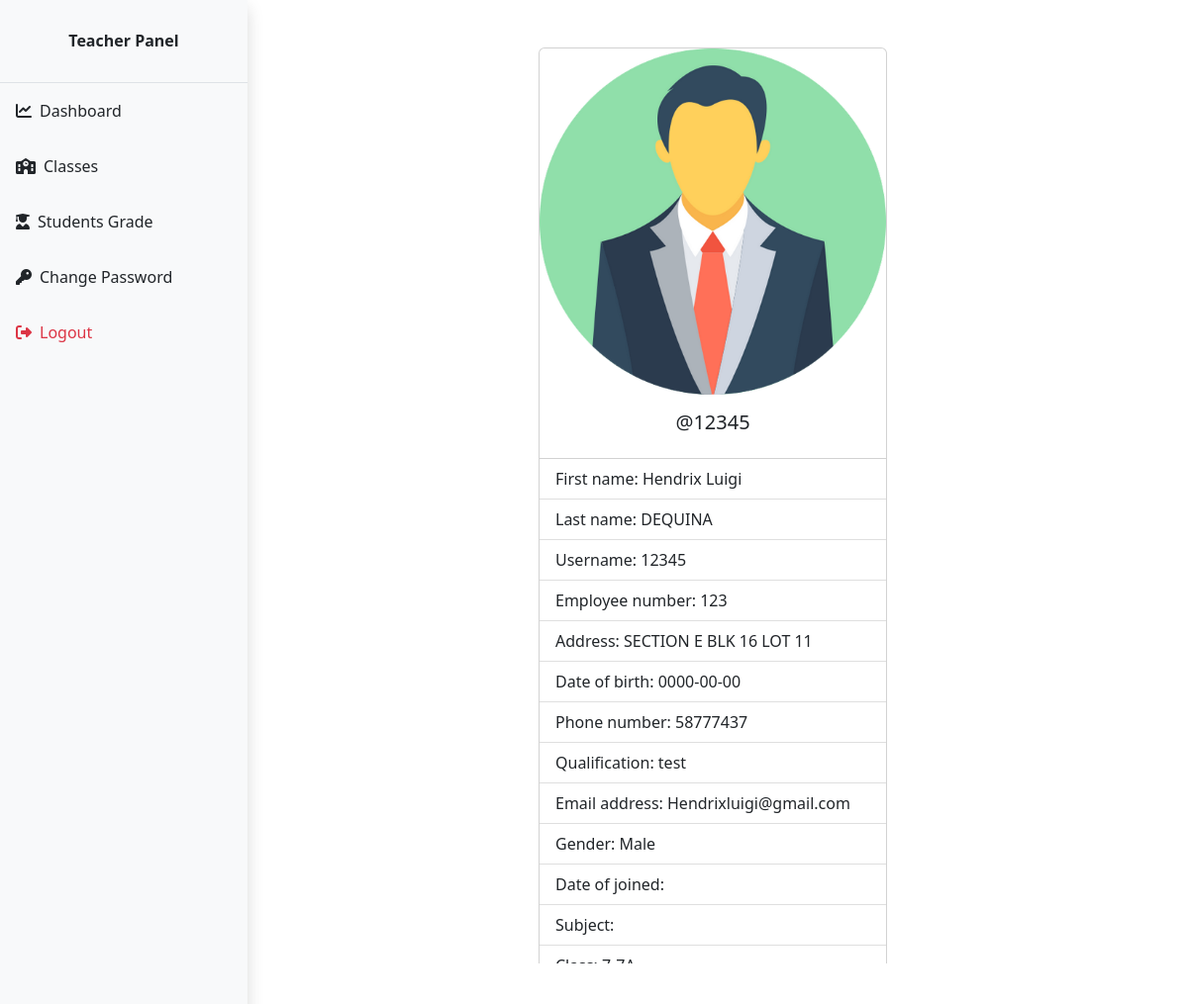
Screenshot of /Teacher/index.php (signed in) with the database file from the repository.
### tables this page shows
CREATE TABLE `teachers` (
  `teacher_id` int(11) NOT NULL,
  `fname` varchar(255) DEFAULT NULL,
  `gender` enum('Male','Female') DEFAULT NULL,
  `email_address` varchar(255) DEFAULT NULL,
  `position` varchar(255) DEFAULT NULL,
  `lname` varchar(255) NOT NULL,
  `username` varchar(255) NOT NULL,
  `password` varchar(255) NOT NULL,
  `address` text DEFAULT NULL,
  `employee_number` varchar(255) NOT NULL,
  `phone_number` varchar(15) DEFAULT 'N/A',
  `qualification` varchar(255) DEFAULT 'N/A',
  `date_of_birth` date DEFAULT NULL,
  `subject` varchar(255) DEFAULT 'N/A',
  `class` varchar(255) DEFAULT 'N/A'
);

### Teacher/data/teacher.php (called while the page is built)
<?php
function getTeacherById($teacher_id, $conn){
   $sql = "SELECT * FROM teachers
           WHERE teacher_id=?";
   $stmt = $conn->prepare($sql);
   $stmt->execute([$teacher_id]);
   if ($stmt->rowCount() == 1) {
     $teacher = $stmt->fetch();
     return $teacher;
   }else {
    return 0;
   }
}

### Teacher/data/class.php (called while the page is built, shortened)
<?php
function getClassById($class_id, $conn){
   $sql = "SELECT * FROM class
           WHERE class_id=?";
   $stmt = $conn->prepare($sql);
   $stmt->execute([$class_id]);
   if ($stmt->rowCount() == 1) {
     $class = $stmt->fetch();
     return $class;
   }else {
    return 0;
   }
}

### Teacher/data/grade.php (called while the page is built, shortened)
<?php
function getGradeById($grade_id, $conn){
   $sql = "SELECT * FROM grades
           WHERE grade_id=?";
   $stmt = $conn->prepare($sql);
   $stmt->execute([$grade_id]);
   if ($stmt->rowCount() == 1) {
     $grade = $stmt->fetch();
     return $grade;
   }else {
    return 0;
   }
}

### Teacher/data/section.php (called while the page is built, shortened)
<?php
function getSectioById($section_id, $conn){
   $sql = "SELECT * FROM section
           WHERE section_id=?";
   $stmt = $conn->prepare($sql);
   $stmt->execute([$section_id]);
   if ($stmt->rowCount() == 1) {
     $section = $stmt->fetch();
     return $section;
   }else {
    return 0;
   }
}

### Teacher/index.php (the view, shortened to what this page needs)
<?php
if (isset($_SESSION['teacher_id']) &&
    isset($_SESSION['role'])) {
    if ($_SESSION['role'] == 'Teacher') {
       include "../DB_connection.php";
       include "data/teacher.php";
       include "data/grade.php";
       include "data/section.php";
       include "data/class.php";
       $teacher_id = $_SESSION['teacher_id'];
       $teacher = getTeacherById($teacher_id, $conn);
 ?>
<!DOCTYPE html>
<html lang="en">
<head>
  <link rel="stylesheet" href="https://cdn.jsdelivr.net/npm/bootstrap@5.2.0/dist/css/bootstrap.min.css">
  <link rel="stylesheet" href="../css/style.css">
  <link rel="stylesheet" href="../admin/css/admin.css">
</head>
<body>
    <?php
        include "inc/navbar.php";
        if ($teacher != 0) {
     ?>
     <div class="container mt-5">
         <div class="card" style="width: 22rem;">
          <img src="../img/teacher-<?=$teacher['gender']?>.png" class="card-img-top" alt="...">
          <div class="card-body">
            <h5 class="card-title text-center">@<?=$teacher['username']?></h5>
          </div>
          <ul class="list-group list-group-flush">
            <li class="list-group-item">First name: <?=$teacher['fname']?></li>
            <li class="list-group-item">Last name: <?=$teacher['lname']?></li>
            <li class="list-group-item">Username: <?=$teacher['username']?></li>
            <li class="list-group-item">Employee number: <?=$teacher['employee_number']?></li>
            <li class="list-group-item">Address: <?=$teacher['address']?></li>
            <li class="list-group-item">Date of birth: <?=$teacher['date_of_birth']?></li>
            <li class="list-group-item">Phone number: <?=$teacher['phone_number']?></li>
            <li class="list-group-item">Qualification: <?=$teacher['qualification']?></li>
            <li class="list-group-item">Email address: <?=$teacher['email_address']?></li>
            <li class="list-group-item">Gender: <?=$teacher['gender']?></li>
            <li class="list-group-item">Date of joined: <?=$teacher['date_of_joined']?></li>
            <li class="list-group-item">Subject:
            </li>
            <li class="list-group-item">Class:
                  <?php
                     $c = '';
                     $classes = str_split(trim($teacher['class']));
                     foreach ($classes as $class_id) {
                         $class = getClassById($class_id, $conn);
                        $c_temp = getGradeById($class['grade'], $conn);
                        $section = getSectioById($class['section'], $conn);
                        if ($c_temp != 0)
                          $c .=$c_temp['grade_code'].'-'.
                               $c_temp['grade'].$section['section'].', ';
                     }
                     echo $c;
                  ?>
            </li>
          </ul>
        </div>
     </div>
     <?php
        }else {
          header("Location: logout.php?error=An error occurred");
          exit;
        }
     ?>
</body>
</html>
<?php
  }else {
    header("Location: ../login.php");
    exit;
  }
}else {
	header("Location: ../login.php");
	exit;
}
?>

### css/style.css (style rules this page uses)
body, html { height: 100%; margin: 0; overflow: hidden; }

### admin/css/admin.css (style rules this page uses)
body { margin: 0; padding: 0; display: flex; }

### Teacher/index.php (style rules this page uses)
body { overflow-y: auto; }
.container { max-height: 90vh; overflow-y: auto; }
body { margin: 0; padding: 0; display: flex; }

### rows the page displays
teachers: gender (picture), username "12345", fname "Hendrix Luigi", lname "DEQUINA", employee_number "123", address "SECTION E BLK 16 LOT 11", date_of_birth "0000-00-00", phone_number "58777437", qualification "test", email_address "Hendrixluigi@gmail.com", gender "Male"
